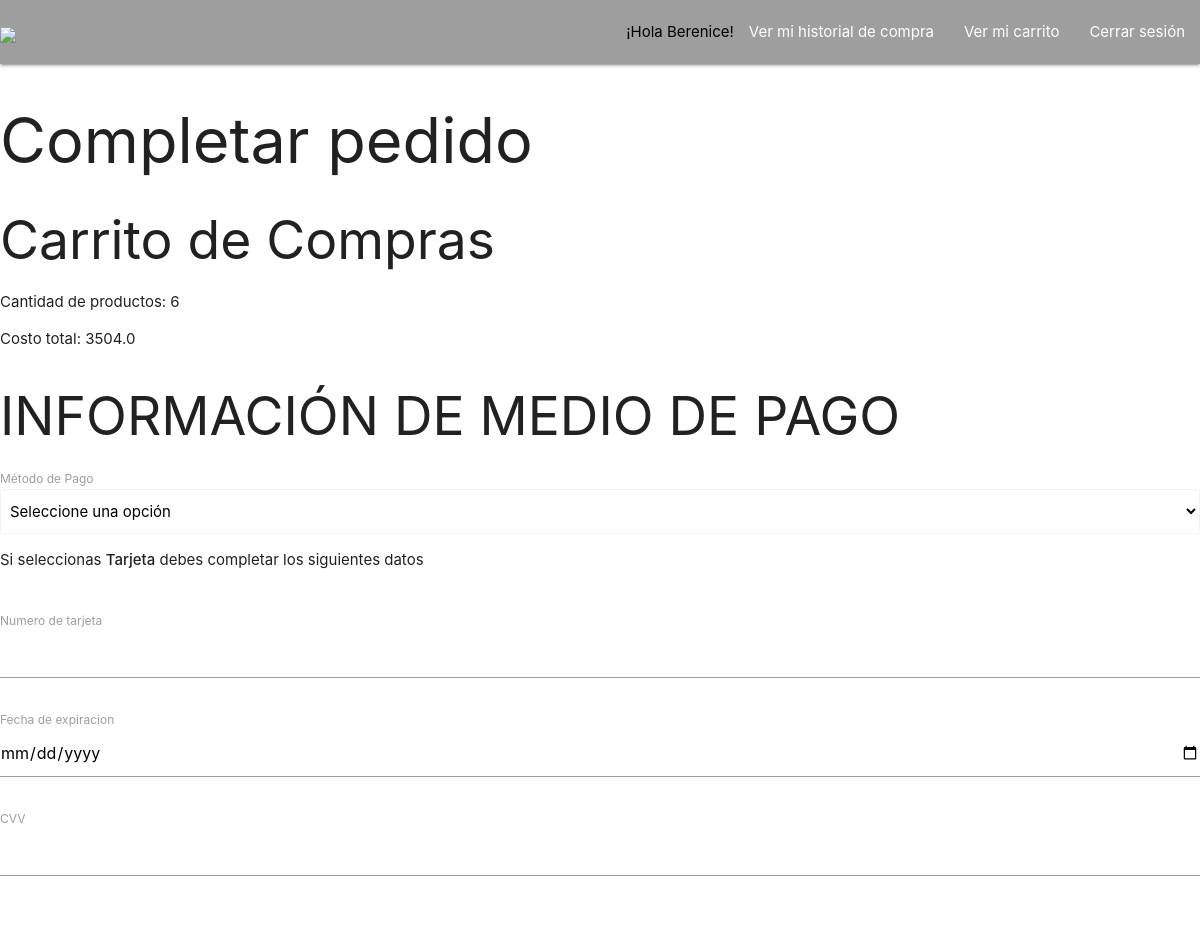
The page /pedido (signed in, upper part) on the database as committed earlier.
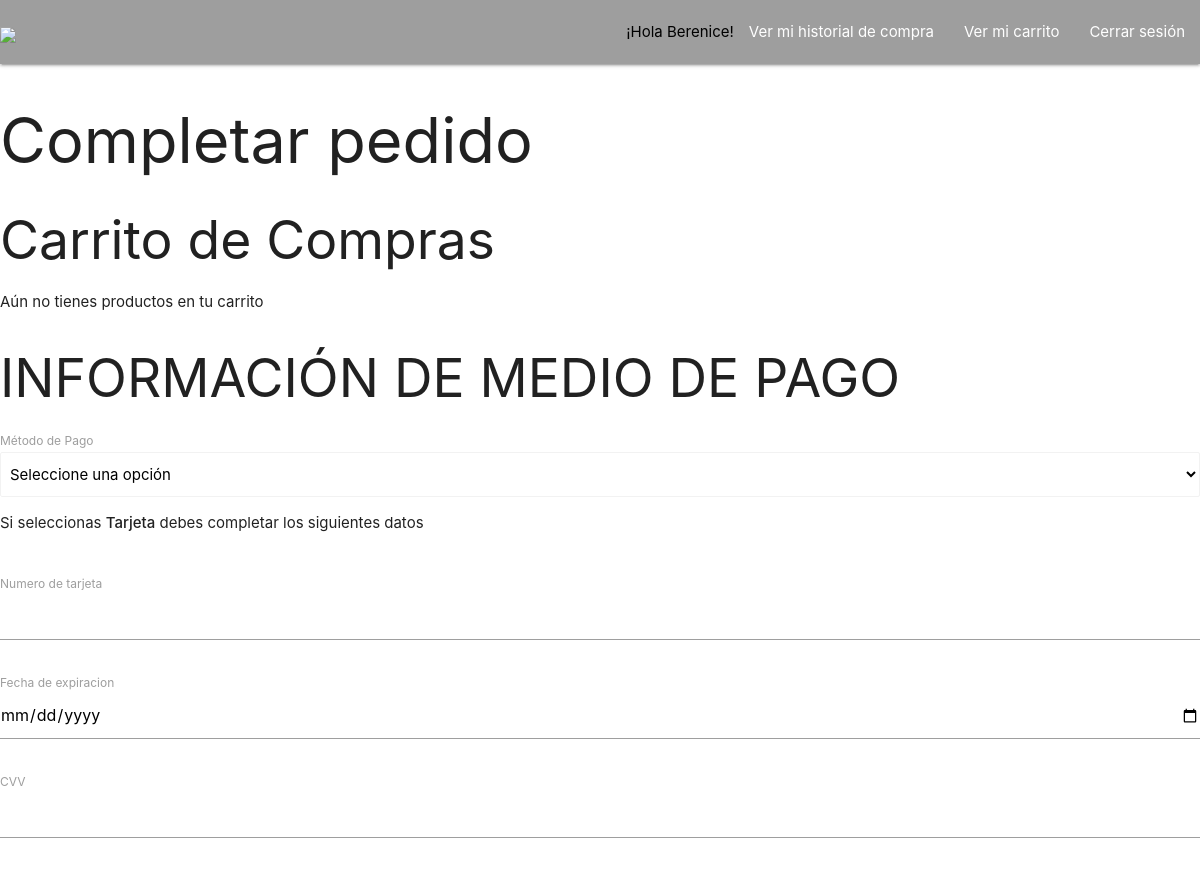
The same page on the database as committed later.
### tables this page shows
CREATE TABLE carrito (
    codigo_carrito INTEGER PRIMARY KEY AUTOINCREMENT,
    codigo_usuario INTEGER,
    precio_total DOUBLE,
    cantidad_producto INTEGER,
    status INTEGER);

### app.py (the view, shortened to what this page needs)
@app.route('/pedido', methods=["get","post"])
@login_required
def registrarPedido():
    carritoid = None
    precio_prod = 0
    userid = session["user_id"]
    useremail = session["user_email"]
    carrito_list = Ccarrito.listar_carrito(id_user=userid)
    user = Cusuario.obtener_usuario(correo_electronico = useremail)
    if carrito_list:
        carritoid = carrito_list[0]
        precio_prod = int(carrito_list[2])
    now1 = dt.now()
    fecha = now1.strftime('%Y-%m-%d %H:%M:%S')
    return render_template('users/registerPedido.html', product = carrito_list)

### app.py (called while the page is built)
def login_required(f):
    @wraps(f)
    def decorated_function(*args, **kwargs):
        dat = None
        if 'user_name' in session:
            dat = session['user_name']
        if dat == None:
            return redirect('/inicio-sesion')
        return f(*args, **kwargs)
    return decorated_function

### models/carrito.py (called while the page is built)
    def listar_carrito(self, id_user:int):
        list = None
        id_use = int(id_user)
        database = sqlite3.connect("data/Proyecto_Linio.db")  # ABRIR CONEXION CON BASE DE DATOS
        try:
            cursor = database.cursor()  # OBTENER OBJETO CURSOR
            query = '''
                SELECT * FROM carrito where codigo_usuario={} AND status=1 LIMIT 1'''.format(id_use)
            cursor.execute(query)
            list = cursor.fetchone()
            return list
        except Exception as e:
            database.rollback()  # RESTAURAR ANTES DE CAMBIOS POR ERROR
            print("Error: {}".format(e))
        finally:
            database.close()  # CERRAR CONEXION CON BASE DE DATOS
            return list

### models/usuario.py (called while the page is built)
    @codigo_usuario.setter
    def codigo_usuario(self, pcodigo_usuario):
        self.__codigo_usuario = pcodigo_usuario

### templates/users/registerPedido.html (shortened to what this page needs)
{% extends "/layouts/application.html" %}
{% block content %}
{% include '/layouts/header.html' %}
<h1>Completar pedido</h1>
<h2>Carrito de Compras</h2>
{% if product %}
<div>
    <p>Cantidad de productos: {{product[3]}} </p>
    <p>Costo total: {{product[2]}}</p>
</div>
{% endif %}
{% if not (product or message) %}
<div>
    <p>Aún no tienes productos en tu carrito</p>
</div>
{% endif %}
{% if message %}
<h3 style="color:Tomato;">{{message}}</h3>
{% else %}
<form role="form" id="registerPedido", method="post">
    <h2>INFORMACIÓN DE MEDIO DE PAGO</h2>
    <label for="metodo">Método de Pago</label>
    <select id="metodo"name="metodo" class="browser-default" required>
        <option value="" disabled selected>Seleccione una opción</option>
    </select>
    <p>Si seleccionas <strong>Tarjeta</strong> debes completar los siguientes datos</p><br>
    <label for="tarjeta">Numero de tarjeta</label><br>
    <input id="tarjeta" type="text" minlength="13" maxlength="18"  name="tarjeta"><br><br>
    <label for="expiracion">Fecha de expiracion</label><br>
    <input id="expiracion" type="date" name="expiracion"><br><br>
    <label for="cvv">CVV</label><br>
    <input id="cvv" type="number" name="cvv"><br><br>
    <br>
    <label for="provincia">Provincia</label><br>
    <input id="provincia" type="text" name="provincia" value="Lima"><br><br>
    <label for="distrito">Distrito</label><br>
    <input id="distrito" type="text" name="distrito" value="Lima"><br><br>
    <label for="direccion">Direccón de envío</label><br>
    <input id="direccion" type="text" name="direccion"><br><br>
    <label for="comprobante">Tipo de comprobante</label><br>
    <label for="ruc">RUC (*) solo si desea factura</label><br>
    <input id="ruc" type="text" name="ruc" minlength="11" maxlength="11"><br><br>
</form>
{% endif %}
{% endblock %}

Rows that differ between the two databases and show on the page:
removed carrito: cantidad_producto "6", precio_total "3504.0"
Other text that changed with them:
text no longer shown: "Cantidad de productos: Costo total:"
text now shown: "Aún no tienes productos en tu carrito"
